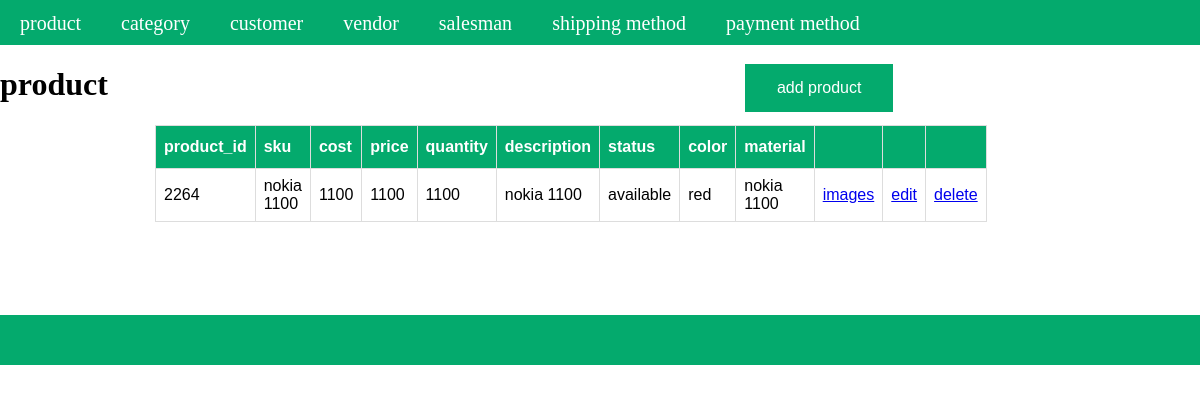
Screenshot of /index.php?a=grid&c=product with the database file from the repository.
### tables this page shows
CREATE TABLE `products` (
  `product_id` int(11) NOT NULL,
  `sku` varchar(255) NOT NULL,
  `cost` int(5) NOT NULL,
  `price` int(5) NOT NULL,
  `quantity` int(5) NOT NULL,
  `description` varchar(255) NOT NULL,
  `status` enum('available','unavailable') NOT NULL,
  `color` enum('red','green','blue') NOT NULL,
  `material` varchar(255) NOT NULL,
  `created_at` datetime NOT NULL DEFAULT current_timestamp(),
  `updated_at` datetime DEFAULT NULL
);

### Controller/Product.php (called while the page is built, shortened)
<?php
class Controller_Product extends Controller_Core_Action
{
	protected $products = [];
	public function getProduct()
	{
		return $this->products;
	}
    protected function setProduct($products)
	{
		$this->products = $products;
		return $this;
	}
	public function gridAction()
	{
		$modelProduct = new Model_Product();
		$products =$modelProduct->fetchAll();
		require_once "View/product/grid.phtml";
	}
}
?>

### Controller/Core/Front.php (called while the page is built, shortened)
<?php
class Controller_Core_Front
{
	public function getRequest()
	{
		$request = new Model_Core_Request();
		return $request;
	}
	public function init()
	{
		$request = $this->getRequest();
		$action = $request->getActionName().'Action';
		$Controller = new $controllerClassName();
		$Controller->$action();
	}
}
?>

### index.php (called while the page is built, shortened)
<?php
require_once 'Controller/Core/Front.php';
class Ccc
{
	public static function init()
	{
		$front = new Controller_Core_Front();
		$front->init();
	}
}
Ccc::init();
?>

### Model/Core/Adapter.php (called while the page is built, shortened)
<?php
class Model_core_Adapter{
	public $servername="localhost";
	public $username="root";
	public $password="";
	public $dbname ="project-krushal-vataliya";
   public $connect = null;
	public function connect(){
      if($this->connect == null)
      {
		$this->connect = mysqli_connect($this->servername, $this->username, $this->password ,$this->dbname);
      }
      return $this->connect;
	   }
   public function fetchAll($query){
   	$connect =$this->connect();
   	$result =$connect->query($query);
   		return $result->fetch_all(MYSQLI_ASSOC);
   }
}
?>

### Model/Core/Table.php (called while the page is built, shortened)
<?php
require_once 'Model/Core/Adapter.php';
class Model_Core_Table
{
	public $tableName = null;
	public function getAdapter()
	{
		$adapter = new Model_Core_Adapter();
		return $adapter;
	}
    public function getTableName()
    {
        return $this->tableName;
    }
    public function setTableName($tableName)
    {
        $this->tableName = $tableName;
        return $this;
    }
    public function fetchAll($query = null)
	{
		$tableName = $this->getTableName();
		$adapter = $this->getAdapter();
		if($query == null)
		{
		$sql ="SELECT * FROM `{$tableName}`";
		$result = $adapter->fetchAll($sql);
		}
		else
		{
			$result = $adapter->fetchAll($query);
		}
		return $result;
	}
}
?>

### View/product/grid.phtml (the view, shortened to what this page needs)
<?php
$products = $this->getProduct();
?>
<!DOCTYPE html>
<html>
	<head>
		<link rel="stylesheet" href="Model/Skin/css/style.css">
	</head>
	<body>
		<?php require_once "View/html/header.phtml" ?>
		<div class="flx"><div><h1>product</h1></div><div style="margin-left: 635px;margin-top: 15px;"><button class="button " > <a  class="add" href="http://localhost/project-krushal-vataliya/index.php?a=add&c=product">
		add product
	</a></button></div></div>
	<table id="product">
		<tr>
			<th> product_id</th>
			<th> sku</th>
			<th> cost</th>
			<th> price</th>
			<th> quantity</th>
			<th> description</th>
			<th> status</th>
			<th> color</th>
			<th> material</th>
			<th> </th>
			<th> </th>
			<th> </th>
		</tr>
		<?php foreach ($products as $product): ?>
		<tr>
			<td><?php echo $product['product_id'] ?></td>
			<td><?php echo $product['sku'] ?></td>
			<td><?php echo $product['cost'] ?></td>
			<td><?php echo $product['price'] ?></td>
			<td><?php echo $product['quantity'] ?></td>
			<td><?php echo $product['description'] ?></td>
			<td><?php echo $product['status'] ?></td>
			<td><?php echo $product['color'] ?></td>
			<td><?php echo $product['material'] ?></td>
			<td><a href="http://localhost/project-krushal-vataliya/index.php?a=grid&c=product_media&product_id=<?php echo $product['product_id'] ?>">images</a></td>
			<td><a href="http://localhost/project-krushal-vataliya/index.php?a=edit&c=product&product_id=<?php echo $product['product_id'] ?>">edit</a></td>
			<td><a href="http://localhost/project-krushal-vataliya/index.php?a=delete&c=product&product_id=<?php echo $product['product_id'] ?>">delete<a></td>
		</tr>
		<?php endforeach; ?>
	</table>
	<?php require_once "View/html/footer.phtml" ?>
</body>
</html>

### Model/Skin/css/style.css (style rules this page uses)
body { display: block; margin: 0px;justify-content: center; }
.flx { display: flex; }
#product { font-family: Arial, Helvetica, sans-serif; border-collapse: collapse; width: 25px; margin-left: 155px; }
#product td, #product th { border: 1px solid #ddd; padding: 8px; }
#product tr:nth-child(odd) { background-color: #f2f2f2; }
#product th { padding-top: 12px; padding-bottom: 12px; text-align: left; background-color: #04AA6D; color: white; }
.button { border: none; color: white; padding: 15px 32px; text-align: center; text-decoration: none; display: inline-block; font-size: 16px; margin: 4px 2px; cursor: pointer; background-color:#04aa6d; }
.add { text-decoration: none; color: white; }

### rows the page displays
products: product_id "2264", sku "nokia 1100", cost "1100", price "1100", quantity "1100", description "nokia 1100", status "available", color "red", material "nokia 1100"
